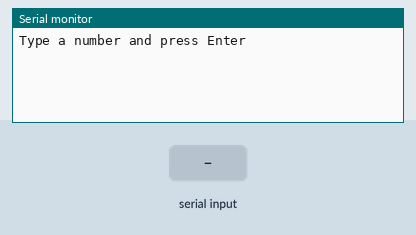
Recording of a sketch running on a simulated Arduino Uno, built with avr-gcc and run on an emulated ATmega328P. Shown: the last lines printed to the serial monitor. The test bench sets the inputs (shaded band).

Above: at 3.2 s.
3.3 s: "90,45\n" received over Serial
At 4.5 s:
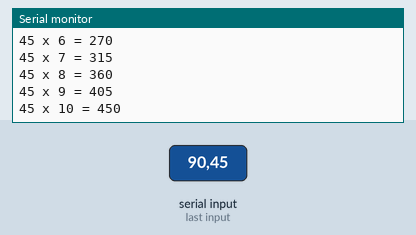
4.8 s: "30,150\n" received over Serial
At 5.6 s:
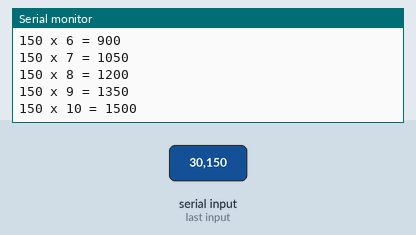
Timing chart, 0 to 7.8 s (numbered marks = the images above; inputs shaded):
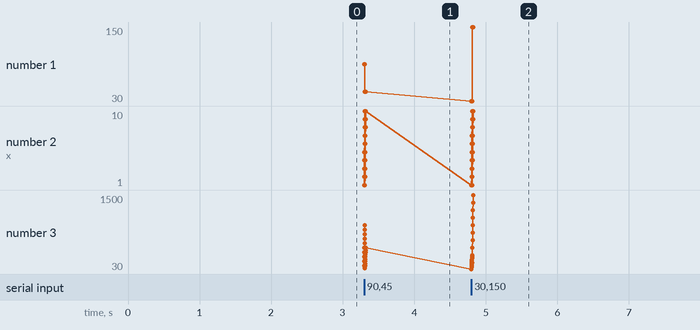

Measured:
- after the input at 3.3 s, the serial monitor: prints a new line at once (image 1)
- after the input at 4.8 s, the serial monitor: prints a new line at once (image 2)
- plotted number 1: 45 → 150 after the input at 4.8 s
- plotted number 3: 450 → 1500 after the input at 4.8 s

The sketch:

extra_08_multiplication_table.ino
```cpp
void setup() {
  Serial.begin(115200);
  delay(2000);
  Serial.println("Type a number and press Enter");
}

void loop() {
  if (Serial.available()) {
    int n = Serial.parseInt();
    while (Serial.available()) Serial.read();
    for (int i = 1; i <= 10; i++) {
      Serial.println(String(n) + " x " + String(i) + " = " + String(n * i));
    }
  }
}
```
